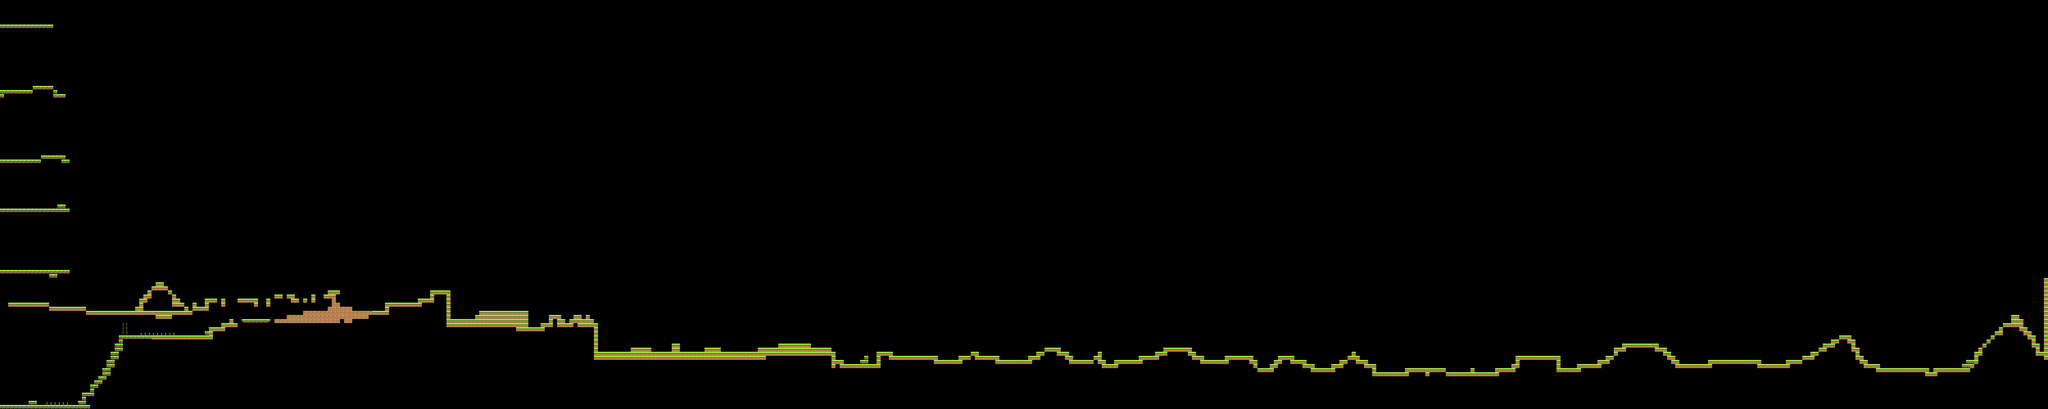

A 2D game scene composited from a Tiled map and its tileset images. What follows is a short description and the map's XML, with each tile layer's data collapsed to a summary:
An orthogonal 500x100 tile map with 30x30 px tiles, 2 tile layers (Flowers, Collision).

<map version="1.0" tiledversion="1.0.1" orientation="orthogonal" renderorder="left-down" width="500" height="100" tilewidth="30" tileheight="30" nextobjectid="6">
    <tileset firstgid="1" name="grasstileset" tilewidth="30" tileheight="30" tilecount="42" columns="21">
        <image source="grasstileset.gif" width="630" height="60" />
    </tileset>
    <layer name="Flowers" width="500" height="100">
        <data>[50000 cells, 15 non-empty, 1 distinct tile ids]</data>
    </layer>
    <layer name="Collision" width="500" height="100">
        <data>[50000 cells, 1046 non-empty, 6 distinct tile ids]</data>
    </layer>
</map>
